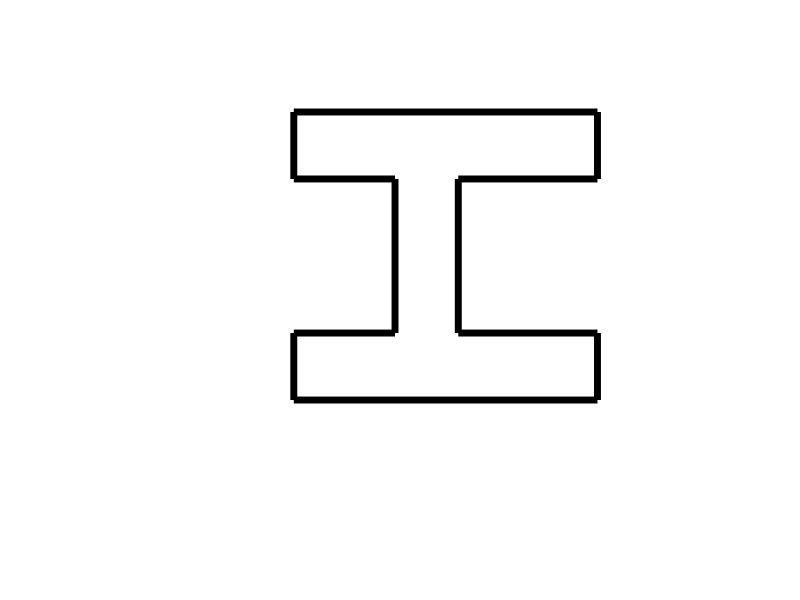

The MATLAB source for this figure: (Note: this script raises an error after producing the figure.)
%Plotting the beam

W=randi([20,30]);
plot([0,W],[0,0],'Color','black','linewidth',5);

hold on

l1=randi([10,15]);
plot([0,0],[0,l1],'Color','black','linewidth',5);

plot([W,W],[0,l1],'Color','black','linewidth',5);

w=randi([5,8]);
a=randi([5,8]);
b=a+w;
plot([0,a],[l1,l1],'Color','black','linewidth',5);
plot([b,W],[l1,l1],'Color','black','linewidth',5);

l2=randi([20,30]);
plot([a,a],[l1,(l1+l2)],'Color','black','linewidth',5);
plot([b,b],[l1,(l1+l2)],'Color','black','linewidth',5);

plot([0,a],[(l1+l2),(l1+l2)],'Color','black','linewidth',5);
plot([b,W],[(l1+l2),(l1+l2)],'Color','black','linewidth',5);

L=(2*l1)+l2;

l3=l1;

w1=W;

plot([0,0],[(l1+l2),L],'Color','black','linewidth',5);
plot([W,W],[(l1+l2),L],'Color','black','linewidth',5);

plot([0,W],[L,L],'Color','black','linewidth',5);

axis([-15 (W+10) -20 (L+10)])
axis off

%labelling the beam

arrow([(W/2),-5],[W,-5],'linewidth',2);
arrow([(W/2),-5],[0,-5],'linewidth',2);

arrow([-5,(L/2)],[-5,L],'linewidth',2);
arrow([-5,(L/2)],[-5,0],'linewidth',2);

arrow([(a-2.5),(L/2)],[(a-2.5),(l1+l2)],'linewidth',2);
arrow([(a-2.5),(L/2)],[(a-2.5),l1],'linewidth',2);

arrow([(a+w/2),(l1+2.5)],[a,(l1+2.5)],'linewidth',2);
arrow([(a+w/2),(l1+2.5)],[b,(l1+2.5)],'linewidth',2);

arrow([b+3,l1+2.5],[b,l1+2.5],'linewidth',2);
arrow([b+3,l1+2.5],[W,l1+2.5],'linewidth',2);

Wlabel=strcat(num2str(W),'mm');
Llabel=strcat(num2str(L),'mm');
wlabel=strcat(num2str(w),'mm');
llabel=strcat(num2str(l2),'mm');
w2label=strcat(num2str(W-b),'mm');

text((W/2.5),-10,Wlabel,'fontsize',12,'fontweight','bold');
text(-12,(L/2),Llabel,'fontsize',12,'fontweight','bold');
text((a+w/4),(l1-2.5),wlabel,'fontsize',12,'fontweight','bold');
text((a-9),(L/2),llabel,'fontsize',12,'fontweight','bold');
text(W+1,l1/2,'a','fontsize',12,'fontweight','bold');
text(W+1,l1+l2+l1/2,'a','fontsize',12,'fontweight','bold');
text((3*b+W)/4,l1+6,w2label,'fontsize',12,'fontweight','bold');


%Indicating level

a1=rectangle('Position',[W-10,L+6,2,3],'Curvature',[1,1],'LineWidth',1.5,'FaceColor','y');
a2=rectangle('Position',[W-7,L+6,2,3],'Curvature',[1,1],'LineWidth',1.5,'Facecolor','y');
a3=rectangle('Position',[W-4,L+6,2,3],'Curvature',[1,1],'LineWidth',1.5);
a4=rectangle('Position',[W-1,L+6,2,3],'Curvature',[1,1],'LineWidth',1.5);
a5=rectangle('Position',[W+2,L+6,2,3],'Curvature',[1,1],'LineWidth',1.5);

hold off
